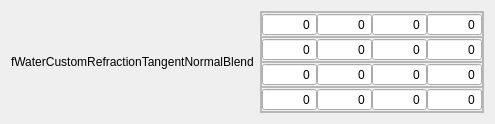
<?xml version="1.0" encoding="UTF-8"?>
<ui version="4.0">
 <class>Form</class>
 <widget class="QWidget" name="Form">
  <property name="geometry">
   <rect>
    <x>0</x>
    <y>0</y>
    <width>495</width>
    <height>108</height>
   </rect>
  </property>
  <property name="windowTitle">
   <string>Form</string>
  </property>
  <layout class="QHBoxLayout" name="horizontalLayout">
   <item>
    <widget class="QLabel" name="valName">
     <property name="minimumSize">
      <size>
       <width>225</width>
       <height>0</height>
      </size>
     </property>
     <property name="text">
      <string>fWaterCustomRefractionTangentNormalBlend</string>
     </property>
    </widget>
   </item>
   <item>
    <widget class="QFrame" name="frame">
     <property name="frameShape">
      <enum>QFrame::StyledPanel</enum>
     </property>
     <property name="frameShadow">
      <enum>QFrame::Raised</enum>
     </property>
     <layout class="QVBoxLayout" name="verticalLayout">
      <property name="spacing">
       <number>0</number>
      </property>
      <property name="leftMargin">
       <number>0</number>
      </property>
      <property name="topMargin">
       <number>0</number>
      </property>
      <property name="rightMargin">
       <number>0</number>
      </property>
      <property name="bottomMargin">
       <number>0</number>
      </property>
      <item>
       <widget class="QFrame" name="frame_2">
        <property name="frameShape">
         <enum>QFrame::StyledPanel</enum>
        </property>
        <property name="frameShadow">
         <enum>QFrame::Raised</enum>
        </property>
        <layout class="QHBoxLayout" name="horizontalLayout_2">
         <property name="spacing">
          <number>0</number>
         </property>
         <property name="leftMargin">
          <number>0</number>
         </property>
         <property name="topMargin">
          <number>0</number>
         </property>
         <property name="rightMargin">
          <number>0</number>
         </property>
         <property name="bottomMargin">
          <number>0</number>
         </property>
         <item>
          <widget class="QSpinBox" name="v00">
           <property name="alignment">
            <set>Qt::AlignRight|Qt::AlignTrailing|Qt::AlignVCenter</set>
           </property>
           <property name="buttonSymbols">
            <enum>QAbstractSpinBox::NoButtons</enum>
           </property>
           <property name="correctionMode">
            <enum>QAbstractSpinBox::CorrectToNearestValue</enum>
           </property>
           <property name="showGroupSeparator" stdset="0">
            <bool>false</bool>
           </property>
          </widget>
         </item>
         <item>
          <widget class="QSpinBox" name="v01">
           <property name="alignment">
            <set>Qt::AlignRight|Qt::AlignTrailing|Qt::AlignVCenter</set>
           </property>
           <property name="buttonSymbols">
            <enum>QAbstractSpinBox::NoButtons</enum>
           </property>
           <property name="correctionMode">
            <enum>QAbstractSpinBox::CorrectToNearestValue</enum>
           </property>
           <property name="showGroupSeparator" stdset="0">
            <bool>false</bool>
           </property>
          </widget>
         </item>
         <item>
          <widget class="QSpinBox" name="v02">
           <property name="alignment">
            <set>Qt::AlignRight|Qt::AlignTrailing|Qt::AlignVCenter</set>
           </property>
           <property name="buttonSymbols">
            <enum>QAbstractSpinBox::NoButtons</enum>
           </property>
           <property name="correctionMode">
            <enum>QAbstractSpinBox::CorrectToNearestValue</enum>
           </property>
           <property name="showGroupSeparator" stdset="0">
            <bool>false</bool>
           </property>
          </widget>
         </item>
         <item>
          <widget class="QSpinBox" name="v03">
           <property name="alignment">
            <set>Qt::AlignRight|Qt::AlignTrailing|Qt::AlignVCenter</set>
           </property>
           <property name="buttonSymbols">
            <enum>QAbstractSpinBox::NoButtons</enum>
           </property>
           <property name="correctionMode">
            <enum>QAbstractSpinBox::CorrectToNearestValue</enum>
           </property>
           <property name="showGroupSeparator" stdset="0">
            <bool>false</bool>
           </property>
          </widget>
         </item>
        </layout>
       </widget>
      </item>
      <item>
       <widget class="QFrame" name="frame_3">
        <property name="frameShape">
         <enum>QFrame::StyledPanel</enum>
        </property>
        <property name="frameShadow">
         <enum>QFrame::Raised</enum>
        </property>
        <layout class="QHBoxLayout" name="horizontalLayout_3">
         <property name="spacing">
          <number>0</number>
         </property>
         <property name="leftMargin">
          <number>0</number>
         </property>
         <property name="topMargin">
          <number>0</number>
         </property>
         <property name="rightMargin">
          <number>0</number>
         </property>
         <property name="bottomMargin">
          <number>0</number>
         </property>
         <item>
          <widget class="QSpinBox" name="v10">
           <property name="alignment">
            <set>Qt::AlignRight|Qt::AlignTrailing|Qt::AlignVCenter</set>
           </property>
           <property name="buttonSymbols">
            <enum>QAbstractSpinBox::NoButtons</enum>
           </property>
           <property name="correctionMode">
            <enum>QAbstractSpinBox::CorrectToNearestValue</enum>
           </property>
           <property name="showGroupSeparator" stdset="0">
            <bool>false</bool>
           </property>
          </widget>
         </item>
         <item>
          <widget class="QSpinBox" name="v11">
           <property name="alignment">
            <set>Qt::AlignRight|Qt::AlignTrailing|Qt::AlignVCenter</set>
           </property>
           <property name="buttonSymbols">
            <enum>QAbstractSpinBox::NoButtons</enum>
           </property>
           <property name="correctionMode">
            <enum>QAbstractSpinBox::CorrectToNearestValue</enum>
           </property>
           <property name="showGroupSeparator" stdset="0">
            <bool>false</bool>
           </property>
          </widget>
         </item>
         <item>
          <widget class="QSpinBox" name="v12">
           <property name="alignment">
            <set>Qt::AlignRight|Qt::AlignTrailing|Qt::AlignVCenter</set>
           </property>
           <property name="buttonSymbols">
            <enum>QAbstractSpinBox::NoButtons</enum>
           </property>
           <property name="correctionMode">
            <enum>QAbstractSpinBox::CorrectToNearestValue</enum>
           </property>
           <property name="showGroupSeparator" stdset="0">
            <bool>false</bool>
           </property>
          </widget>
         </item>
         <item>
          <widget class="QSpinBox" name="v13">
           <property name="alignment">
            <set>Qt::AlignRight|Qt::AlignTrailing|Qt::AlignVCenter</set>
           </property>
           <property name="buttonSymbols">
            <enum>QAbstractSpinBox::NoButtons</enum>
           </property>
           <property name="correctionMode">
            <enum>QAbstractSpinBox::CorrectToNearestValue</enum>
           </property>
           <property name="showGroupSeparator" stdset="0">
            <bool>false</bool>
           </property>
          </widget>
         </item>
        </layout>
       </widget>
      </item>
      <item>
       <widget class="QFrame" name="frame_4">
        <property name="frameShape">
         <enum>QFrame::StyledPanel</enum>
        </property>
        <property name="frameShadow">
         <enum>QFrame::Raised</enum>
        </property>
        <layout class="QHBoxLayout" name="horizontalLayout_4">
         <property name="spacing">
          <number>0</number>
         </property>
         <property name="leftMargin">
          <number>0</number>
         </property>
         <property name="topMargin">
          <number>0</number>
         </property>
         <property name="rightMargin">
          <number>0</number>
         </property>
         <property name="bottomMargin">
          <number>0</number>
         </property>
         <item>
          <widget class="QSpinBox" name="v20">
           <property name="alignment">
            <set>Qt::AlignRight|Qt::AlignTrailing|Qt::AlignVCenter</set>
           </property>
           <property name="buttonSymbols">
            <enum>QAbstractSpinBox::NoButtons</enum>
           </property>
           <property name="correctionMode">
            <enum>QAbstractSpinBox::CorrectToNearestValue</enum>
           </property>
           <property name="showGroupSeparator" stdset="0">
            <bool>false</bool>
           </property>
          </widget>
         </item>
         <item>
          <widget class="QSpinBox" name="v21">
           <property name="alignment">
            <set>Qt::AlignRight|Qt::AlignTrailing|Qt::AlignVCenter</set>
           </property>
           <property name="buttonSymbols">
            <enum>QAbstractSpinBox::NoButtons</enum>
           </property>
           <property name="correctionMode">
            <enum>QAbstractSpinBox::CorrectToNearestValue</enum>
           </property>
           <property name="showGroupSeparator" stdset="0">
            <bool>false</bool>
           </property>
          </widget>
         </item>
         <item>
          <widget class="QSpinBox" name="v22">
           <property name="alignment">
            <set>Qt::AlignRight|Qt::AlignTrailing|Qt::AlignVCenter</set>
           </property>
           <property name="buttonSymbols">
            <enum>QAbstractSpinBox::NoButtons</enum>
           </property>
           <property name="correctionMode">
            <enum>QAbstractSpinBox::CorrectToNearestValue</enum>
           </property>
           <property name="showGroupSeparator" stdset="0">
            <bool>false</bool>
           </property>
          </widget>
         </item>
         <item>
          <widget class="QSpinBox" name="v23">
           <property name="alignment">
            <set>Qt::AlignRight|Qt::AlignTrailing|Qt::AlignVCenter</set>
           </property>
           <property name="buttonSymbols">
            <enum>QAbstractSpinBox::NoButtons</enum>
           </property>
           <property name="correctionMode">
            <enum>QAbstractSpinBox::CorrectToNearestValue</enum>
           </property>
           <property name="showGroupSeparator" stdset="0">
            <bool>false</bool>
           </property>
          </widget>
         </item>
        </layout>
       </widget>
      </item>
      <item>
       <widget class="QFrame" name="frame_5">
        <property name="frameShape">
         <enum>QFrame::StyledPanel</enum>
        </property>
        <property name="frameShadow">
         <enum>QFrame::Raised</enum>
        </property>
        <layout class="QHBoxLayout" name="horizontalLayout_5">
         <property name="spacing">
          <number>0</number>
         </property>
         <property name="leftMargin">
          <number>0</number>
         </property>
         <property name="topMargin">
          <number>0</number>
         </property>
         <property name="rightMargin">
          <number>0</number>
         </property>
         <property name="bottomMargin">
          <number>0</number>
         </property>
         <item>
          <widget class="QSpinBox" name="v30">
           <property name="alignment">
            <set>Qt::AlignRight|Qt::AlignTrailing|Qt::AlignVCenter</set>
           </property>
           <property name="buttonSymbols">
            <enum>QAbstractSpinBox::NoButtons</enum>
           </property>
           <property name="correctionMode">
            <enum>QAbstractSpinBox::CorrectToNearestValue</enum>
           </property>
           <property name="showGroupSeparator" stdset="0">
            <bool>false</bool>
           </property>
          </widget>
         </item>
         <item>
          <widget class="QSpinBox" name="v31">
           <property name="alignment">
            <set>Qt::AlignRight|Qt::AlignTrailing|Qt::AlignVCenter</set>
           </property>
           <property name="buttonSymbols">
            <enum>QAbstractSpinBox::NoButtons</enum>
           </property>
           <property name="correctionMode">
            <enum>QAbstractSpinBox::CorrectToNearestValue</enum>
           </property>
           <property name="showGroupSeparator" stdset="0">
            <bool>false</bool>
           </property>
          </widget>
         </item>
         <item>
          <widget class="QSpinBox" name="v32">
           <property name="alignment">
            <set>Qt::AlignRight|Qt::AlignTrailing|Qt::AlignVCenter</set>
           </property>
           <property name="buttonSymbols">
            <enum>QAbstractSpinBox::NoButtons</enum>
           </property>
           <property name="correctionMode">
            <enum>QAbstractSpinBox::CorrectToNearestValue</enum>
           </property>
           <property name="showGroupSeparator" stdset="0">
            <bool>false</bool>
           </property>
          </widget>
         </item>
         <item>
          <widget class="QSpinBox" name="v33">
           <property name="alignment">
            <set>Qt::AlignRight|Qt::AlignTrailing|Qt::AlignVCenter</set>
           </property>
           <property name="buttonSymbols">
            <enum>QAbstractSpinBox::NoButtons</enum>
           </property>
           <property name="correctionMode">
            <enum>QAbstractSpinBox::CorrectToNearestValue</enum>
           </property>
           <property name="showGroupSeparator" stdset="0">
            <bool>false</bool>
           </property>
          </widget>
         </item>
        </layout>
       </widget>
      </item>
     </layout>
    </widget>
   </item>
  </layout>
 </widget>
 <resources/>
 <connections/>
</ui>
